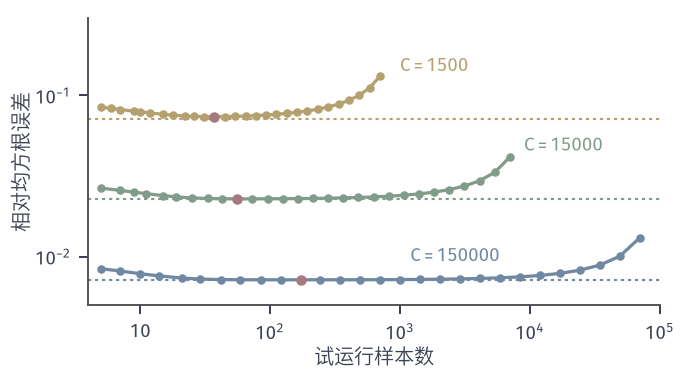

This figure's Python source:
from pathlib import Path
import sys
HERE = Path(__file__).resolve().parent
sys.path.insert(0, str(HERE.parent/"budget-common"))
from budget_fig import *
# I = P(X > 4), X ~ Exp(1).  Importance sampling with q = Exp(lam), cost 1.5 per sample (as in chapter 7.32).
# Pilot: n0 draws from q0 = Exp(1/2) (cost 1.5 each); contributions c_i = 1{Y_i>4} p(Y_i)/q0(Y_i);
# fitted lam_hat = sum c_i / sum c_i Y_i (contribution-weighted mean matched to 1/lam); no hit -> keep lam = 1/2.
# Main run: fresh n1 = (C - 1.5 n0)/1.5 draws from Exp(lam_hat).  Given the pilot, Var = (m2(lam_hat) - I^2)/n1 exactly,
# m2(lam) = e^{-4(2-lam)}/(lam(2-lam)); averaged over 2000-20000 simulated pilots (seed 7).  Relative RMSE = sqrt(E Var)/I.
I = math.exp(-4)
def m2(l): return np.exp(-4*(2-l))/(l*(2-l))
rng = np.random.default_rng(7); R = 20000
def rel_rmse(n0, C):
    # only pilot draws above 4 contribute; their number K ~ Bin(n0, e^{-2}) and Y - 4 ~ Exp(1/2) given Y > 4
    n1 = (C-1.5*n0)/1.5
    if n1 < 1: return np.nan
    R = int(min(20000, max(2000, 4e7/max(1, n0*math.exp(-2)))))
    K = rng.binomial(n0, math.exp(-2), size=R); tot = K.sum()
    Y = 4+rng.exponential(2.0, size=tot); c = 2*np.exp(-Y/2)
    idx = np.repeat(np.arange(R), K)
    sc = np.bincount(idx, weights=c, minlength=R); scy = np.bincount(idx, weights=c*Y, minlength=R)
    lam = np.where(K > 0, sc/np.where(K > 0, scy, 1), 0.5)
    return math.sqrt(np.mean(m2(lam)-I*I)/n1)/I
ls = (10-math.sqrt(68))/8; vstar = m2(ls)-I*I
fig, ax = figure(width_mm=96, height_mm=54)
panel(fig, left=.13, right=.97, bottom=.2, top=.95)
facts = {'lam_star': ls, 'v_star': vstar, 'lam_fit_limit': 0.2, 'v_at_0.2': m2(.2)-I*I}
for C, col in [(1500, YELLOW), (15000, GREEN), (150000, BLUE)]:
    n0s = np.unique(np.round(np.logspace(np.log10(5), np.log10(.7*C/1.5), 28)).astype(int))
    y = np.array([rel_rmse(int(n), C) for n in n0s])
    ax.plot(n0s, y, 'o-', color=col, lw=1.3, ms=2.4)
    ax.axhline(math.sqrt(vstar*1.5/C)/I, color=col, lw=.85, ls=DOT)
    k = np.nanargmin(y); dot(ax, n0s[k], y[k])
    facts['C=%d' % C] = {'n0_best': int(n0s[k]), 'rel_rmse_best': float(y[k]), 'oracle': math.sqrt(vstar*1.5/C)/I,
                         'plain': math.sqrt(I*(1-I)/C)/I, 'curve': {int(a): float(b) for a, b in zip(n0s, y)}}
ax.set_xscale('log'); ax.set_yscale('log'); ax.set_xlim(4, 1e5); ax.set_ylim(5e-3, .3)
logticks(ax, [1, 2, 3, 4, 5], 'x'); logticks(ax, [-2, -1])
lab(ax, 1.0e3, .14, r'$C=1500$', YELLOW); lab(ax, 9e3, .045, r'$C=15000$', GREEN); lab(ax, 1.2e3, .0093, r'$C=150000$', BLUE)
axlab(ax, '试运行样本数', '相对均方根误差')
save(fig, HERE, 'figure', facts)
for k, v in facts.items():
    print(k, v if not isinstance(v, dict) else {a: b for a, b in v.items() if a != 'curve'})
